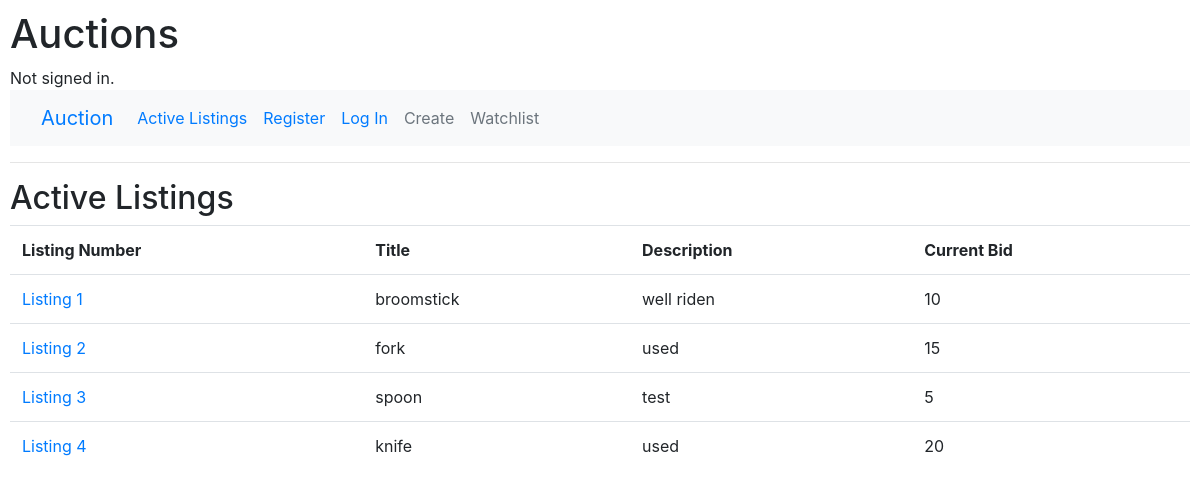
The page / on the database its author committed.
### auctions/models.py (models this page shows)
class Listing(models.Model):
    title = models.CharField(max_length=64)
    description = models.CharField(max_length=256)
    starting_bid = models.IntegerField()
    photo = models.URLField(blank=True)
    creator = models.ForeignKey(User, on_delete=models.CASCADE, blank=False, related_name="listings", default="")
    active = models.BooleanField(default=True)

### auctions/views.py (the view)
# urls.py: path("", views.index, name="index"),
def index(request):
    return render(request, "auctions/index.html", {
        "listings": Listing.objects.all()
    })

### auctions/templates/auctions/index.html
{% extends "auctions/layout.html" %}
{% block body %}
    <h2>Active Listings</h2>
    <table class="table">
        <tr>
            <th>Listing Number</th>
            <th>Title</th>
            <th>Description</th>
            <th>Current Bid</th>
        </tr>
        {% for listing in listings %}
            <tr>
                <td><a href="{% url 'listing' listing.id %}">Listing {{ listing.id }}</a></td>
                <td>{{ listing.title }}</td>
                <td>{{ listing.description }}</td>
                <td>{{ listing.starting_bid }}</td>
            </tr>
        {% endfor %}
    </table>
{% endblock %}

### auctions/static/auctions/styles.css (style rules this page uses)
body { padding: 10px; }

### rows shown on the page
Listing: id "1", title "broomstick", description "well riden", starting_bid "10"
Listing: id "2", title "fork", description "used", starting_bid "15"
Listing: id "3", title "spoon", description "test", starting_bid "5"
Listing: id "4", title "knife", description "used", starting_bid "20"
